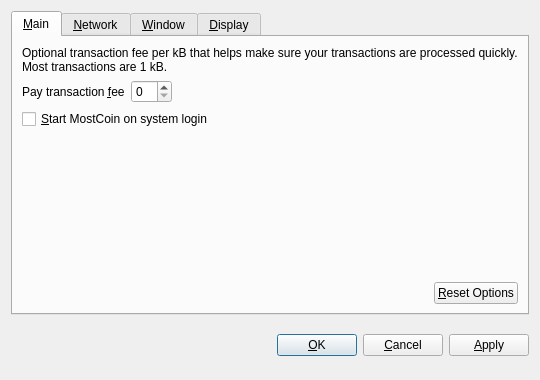
<?xml version="1.0" encoding="UTF-8"?>
<ui version="4.0">
 <class>OptionsDialog</class>
 <widget class="QDialog" name="OptionsDialog">
  <property name="geometry">
   <rect>
    <x>0</x>
    <y>0</y>
    <width>540</width>
    <height>380</height>
   </rect>
  </property>
  <property name="windowTitle">
   <string>Options</string>
  </property>
  <property name="modal">
   <bool>true</bool>
  </property>
  <layout class="QVBoxLayout" name="verticalLayout">
   <item>
    <widget class="QTabWidget" name="tabWidget">
     <property name="tabPosition">
      <enum>QTabWidget::North</enum>
     </property>
     <property name="currentIndex">
      <number>0</number>
     </property>
     <widget class="QWidget" name="tabMain">
      <attribute name="title">
       <string>&amp;Main</string>
      </attribute>
      <layout class="QVBoxLayout" name="verticalLayout_Main">
       <item>
        <widget class="QLabel" name="transactionFeeInfoLabel">
         <property name="text">
          <string>Optional transaction fee per kB that helps make sure your transactions are processed quickly. Most transactions are 1 kB.</string>
         </property>
         <property name="textFormat">
          <enum>Qt::PlainText</enum>
         </property>
         <property name="wordWrap">
          <bool>true</bool>
         </property>
        </widget>
       </item>
       <item>
        <layout class="QHBoxLayout" name="horizontalLayout_1_Main">
         <item>
          <widget class="QLabel" name="transactionFeeLabel">
           <property name="text">
            <string>Pay transaction &amp;fee</string>
           </property>
           <property name="textFormat">
            <enum>Qt::PlainText</enum>
           </property>
           <property name="buddy">
            <cstring>transactionFee</cstring>
           </property>
          </widget>
         </item>
         <item>
          <widget class="BitcoinAmountField" name="transactionFee"/>
         </item>
         <item>
          <spacer name="horizontalSpacer_1_Main">
           <property name="orientation">
            <enum>Qt::Horizontal</enum>
           </property>
           <property name="sizeHint" stdset="0">
            <size>
             <width>40</width>
             <height>20</height>
            </size>
           </property>
          </spacer>
         </item>
        </layout>
       </item>
       <item>
        <widget class="QCheckBox" name="bitcoinAtStartup">
         <property name="toolTip">
          <string>Automatically start MostCoin after logging in to the system.</string>
         </property>
         <property name="text">
          <string>&amp;Start MostCoin on system login</string>
         </property>
        </widget>
       </item>
       <item>
        <spacer name="verticalSpacer_Main">
         <property name="orientation">
          <enum>Qt::Vertical</enum>
         </property>
         <property name="sizeHint" stdset="0">
          <size>
           <width>20</width>
           <height>40</height>
          </size>
         </property>
        </spacer>
       </item>
       <item>
        <layout class="QHBoxLayout" name="horizontalLayout_2_Main">
         <item>
          <spacer name="horizontalSpacer_2_Main">
           <property name="orientation">
            <enum>Qt::Horizontal</enum>
           </property>
           <property name="sizeHint" stdset="0">
            <size>
             <width>40</width>
             <height>20</height>
            </size>
           </property>
          </spacer>
         </item>
         <item>
          <widget class="QPushButton" name="resetButton">
           <property name="toolTip">
            <string>Reset all client options to default.</string>
           </property>
           <property name="text">
            <string>&amp;Reset Options</string>
           </property>
           <property name="autoDefault">
            <bool>false</bool>
           </property>
          </widget>
         </item>
        </layout>
       </item>
      </layout>
     </widget>
     <widget class="QWidget" name="tabNetwork">
      <attribute name="title">
       <string>&amp;Network</string>
      </attribute>
      <layout class="QVBoxLayout" name="verticalLayout_Network">
       <item>
        <widget class="QCheckBox" name="mapPortUpnp">
         <property name="toolTip">
          <string>Automatically open the MostCoin client port on the router. This only works when your router supports UPnP and it is enabled.</string>
         </property>
         <property name="text">
          <string>Map port using &amp;UPnP</string>
         </property>
        </widget>
       </item>
       <item>
        <widget class="QCheckBox" name="connectSocks">
         <property name="toolTip">
          <string>Connect to the MostCoin network through a SOCKS proxy (e.g. when connecting through Tor).</string>
         </property>
         <property name="text">
          <string>&amp;Connect through SOCKS proxy:</string>
         </property>
        </widget>
       </item>
       <item>
        <layout class="QHBoxLayout" name="horizontalLayout_Network">
         <item>
          <widget class="QLabel" name="proxyIpLabel">
           <property name="text">
            <string>Proxy &amp;IP:</string>
           </property>
           <property name="textFormat">
            <enum>Qt::PlainText</enum>
           </property>
           <property name="buddy">
            <cstring>proxyIp</cstring>
           </property>
          </widget>
         </item>
         <item>
          <widget class="QValidatedLineEdit" name="proxyIp">
           <property name="maximumSize">
            <size>
             <width>140</width>
             <height>16777215</height>
            </size>
           </property>
           <property name="toolTip">
            <string>IP address of the proxy (e.g. 127.0.0.1)</string>
           </property>
          </widget>
         </item>
         <item>
          <widget class="QLabel" name="proxyPortLabel">
           <property name="text">
            <string>&amp;Port:</string>
           </property>
           <property name="textFormat">
            <enum>Qt::PlainText</enum>
           </property>
           <property name="buddy">
            <cstring>proxyPort</cstring>
           </property>
          </widget>
         </item>
         <item>
          <widget class="QLineEdit" name="proxyPort">
           <property name="maximumSize">
            <size>
             <width>55</width>
             <height>16777215</height>
            </size>
           </property>
           <property name="toolTip">
            <string>Port of the proxy (e.g. 9050)</string>
           </property>
          </widget>
         </item>
         <item>
          <widget class="QLabel" name="socksVersionLabel">
           <property name="text">
            <string>SOCKS &amp;Version:</string>
           </property>
           <property name="textFormat">
            <enum>Qt::PlainText</enum>
           </property>
           <property name="buddy">
            <cstring>socksVersion</cstring>
           </property>
          </widget>
         </item>
         <item>
          <widget class="QValueComboBox" name="socksVersion">
           <property name="toolTip">
            <string>SOCKS version of the proxy (e.g. 5)</string>
           </property>
          </widget>
         </item>
         <item>
          <spacer name="horizontalSpacer_Network">
           <property name="orientation">
            <enum>Qt::Horizontal</enum>
           </property>
           <property name="sizeHint" stdset="0">
            <size>
             <width>40</width>
             <height>20</height>
            </size>
           </property>
          </spacer>
         </item>
        </layout>
       </item>
       <item>
        <spacer name="verticalSpacer_Network">
         <property name="orientation">
          <enum>Qt::Vertical</enum>
         </property>
         <property name="sizeHint" stdset="0">
          <size>
           <width>20</width>
           <height>40</height>
          </size>
         </property>
        </spacer>
       </item>
      </layout>
     </widget>
     <widget class="QWidget" name="tabWindow">
      <attribute name="title">
       <string>&amp;Window</string>
      </attribute>
      <layout class="QVBoxLayout" name="verticalLayout_Window">
       <item>
        <widget class="QCheckBox" name="minimizeToTray">
         <property name="toolTip">
          <string>Show only a tray icon after minimizing the window.</string>
         </property>
         <property name="text">
          <string>&amp;Minimize to the tray instead of the taskbar</string>
         </property>
        </widget>
       </item>
       <item>
        <widget class="QCheckBox" name="minimizeOnClose">
         <property name="toolTip">
          <string>Minimize instead of exit the application when the window is closed. When this option is enabled, the application will be closed only after selecting Quit in the menu.</string>
         </property>
         <property name="text">
          <string>M&amp;inimize on close</string>
         </property>
        </widget>
       </item>
       <item>
        <spacer name="verticalSpacer_Window">
         <property name="orientation">
          <enum>Qt::Vertical</enum>
         </property>
         <property name="sizeHint" stdset="0">
          <size>
           <width>20</width>
           <height>40</height>
          </size>
         </property>
        </spacer>
       </item>
      </layout>
     </widget>
     <widget class="QWidget" name="tabDisplay">
      <attribute name="title">
       <string>&amp;Display</string>
      </attribute>
      <layout class="QVBoxLayout" name="verticalLayout_Display">
       <item>
        <layout class="QHBoxLayout" name="horizontalLayout_1_Display">
         <item>
          <widget class="QLabel" name="langLabel">
           <property name="text">
            <string>User Interface &amp;language:</string>
           </property>
           <property name="textFormat">
            <enum>Qt::PlainText</enum>
           </property>
           <property name="buddy">
            <cstring>lang</cstring>
           </property>
          </widget>
         </item>
         <item>
          <widget class="QValueComboBox" name="lang">
           <property name="toolTip">
            <string>The user interface language can be set here. This setting will take effect after restarting MostCoin.</string>
           </property>
          </widget>
         </item>
        </layout>
       </item>
       <item>
        <layout class="QHBoxLayout" name="horizontalLayout_2_Display">
         <item>
          <widget class="QLabel" name="unitLabel">
           <property name="text">
            <string>&amp;Unit to show amounts in:</string>
           </property>
           <property name="textFormat">
            <enum>Qt::PlainText</enum>
           </property>
           <property name="buddy">
            <cstring>unit</cstring>
           </property>
          </widget>
         </item>
         <item>
          <widget class="QValueComboBox" name="unit">
           <property name="toolTip">
            <string>Choose the default subdivision unit to show in the interface and when sending coins.</string>
           </property>
          </widget>
         </item>
        </layout>
       </item>
       <item>
        <widget class="QCheckBox" name="displayAddresses">
         <property name="toolTip">
          <string>Whether to show MostCoin addresses in the transaction list or not.</string>
         </property>
         <property name="text">
          <string>&amp;Display addresses in transaction list</string>
         </property>
        </widget>
       </item>
       <item>
        <widget class="QCheckBox" name="coinControlFeatures">
         <property name="toolTip">
          <string>Whether to show coin control features or not.</string>
         </property>
         <property name="text">
          <string>Display coin &amp;control features (experts only!)</string>
         </property>
        </widget>
       </item>
       <item>
        <spacer name="verticalSpacer_Display">
         <property name="orientation">
          <enum>Qt::Vertical</enum>
         </property>
         <property name="sizeHint" stdset="0">
          <size>
           <width>20</width>
           <height>40</height>
          </size>
         </property>
        </spacer>
       </item>
      </layout>
     </widget>
    </widget>
   </item>
   <item>
    <layout class="QHBoxLayout" name="horizontalLayout_Buttons">
     <item>
      <spacer name="horizontalSpacer_1">
       <property name="orientation">
        <enum>Qt::Horizontal</enum>
       </property>
       <property name="sizeHint" stdset="0">
        <size>
         <width>40</width>
         <height>48</height>
        </size>
       </property>
      </spacer>
     </item>
     <item>
      <widget class="QLabel" name="statusLabel">
       <property name="font">
        <font>
         <weight>75</weight>
         <bold>true</bold>
        </font>
       </property>
       <property name="text">
        <string/>
       </property>
       <property name="textFormat">
        <enum>Qt::PlainText</enum>
       </property>
       <property name="wordWrap">
        <bool>true</bool>
       </property>
      </widget>
     </item>
     <item>
      <spacer name="horizontalSpacer_2">
       <property name="orientation">
        <enum>Qt::Horizontal</enum>
       </property>
       <property name="sizeHint" stdset="0">
        <size>
         <width>40</width>
         <height>48</height>
        </size>
       </property>
      </spacer>
     </item>
     <item>
      <widget class="QPushButton" name="okButton">
       <property name="text">
        <string>&amp;OK</string>
       </property>
      </widget>
     </item>
     <item>
      <widget class="QPushButton" name="cancelButton">
       <property name="text">
        <string>&amp;Cancel</string>
       </property>
       <property name="autoDefault">
        <bool>false</bool>
       </property>
      </widget>
     </item>
     <item>
      <widget class="QPushButton" name="applyButton">
       <property name="text">
        <string>&amp;Apply</string>
       </property>
       <property name="autoDefault">
        <bool>false</bool>
       </property>
      </widget>
     </item>
    </layout>
   </item>
  </layout>
 </widget>
 <customwidgets>
  <customwidget>
   <class>BitcoinAmountField</class>
   <extends>QSpinBox</extends>
   <header>bitcoinamountfield.h</header>
  </customwidget>
  <customwidget>
   <class>QValueComboBox</class>
   <extends>QComboBox</extends>
   <header>qvaluecombobox.h</header>
  </customwidget>
  <customwidget>
   <class>QValidatedLineEdit</class>
   <extends>QLineEdit</extends>
   <header>qvalidatedlineedit.h</header>
  </customwidget>
 </customwidgets>
 <resources/>
 <connections/>
</ui>
